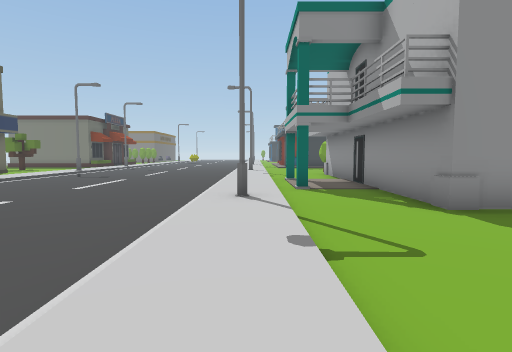
View 1 (above)

23 first-person views from a walk through a Unity game level. The camera is 1.5 m above the floor, tilts 4° down and sees 80° across. The floor is counted in squares, 2 m on a side. Each view is taken from the middle of a square. On the plan, view 1 faces up. The plan holds only what a view shows up to about 10 squares ahead; the rest is blank. The place goes on beyond the plan. The player is left out.

View 2
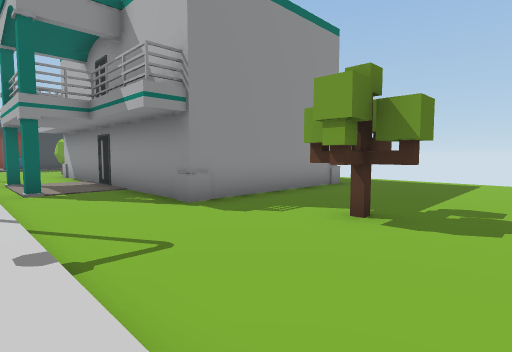

View 3
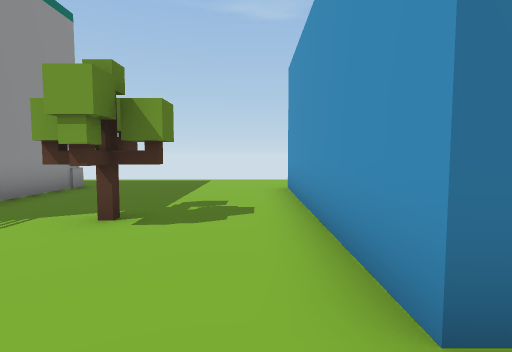

View 4
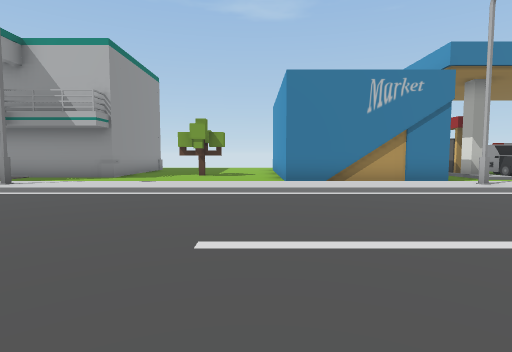

View 5
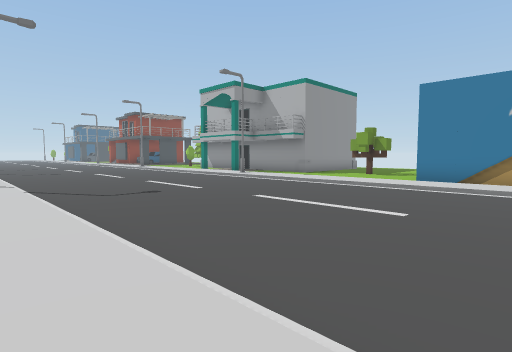

View 6
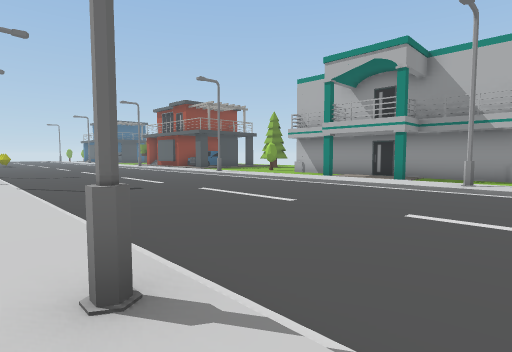

View 7
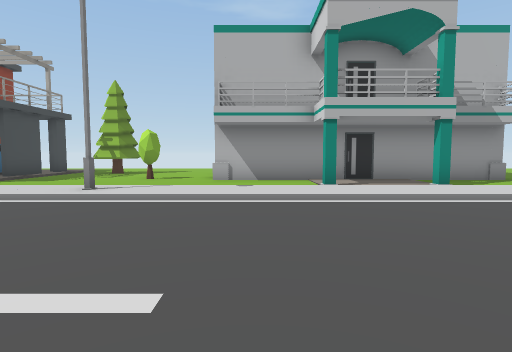

View 8
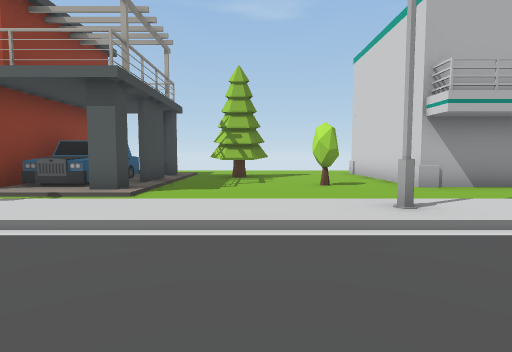

View 9
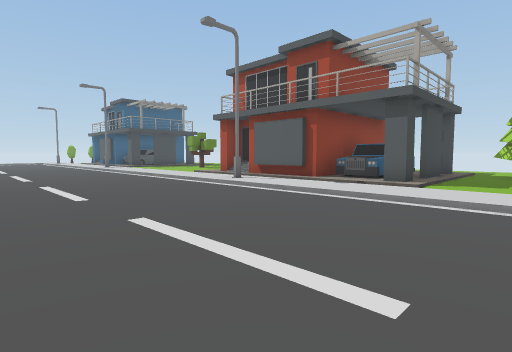

View 10
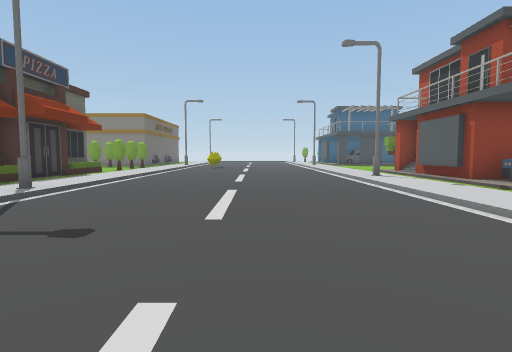

View 11
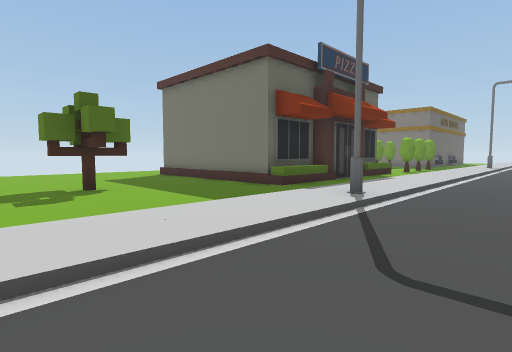

View 12
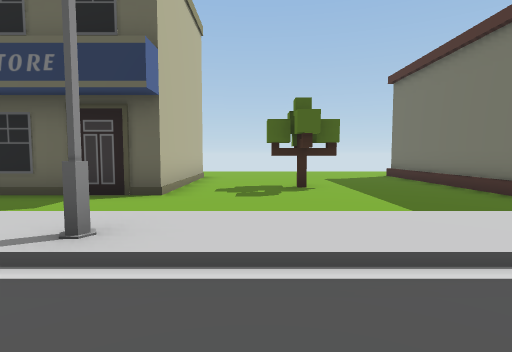

View 13
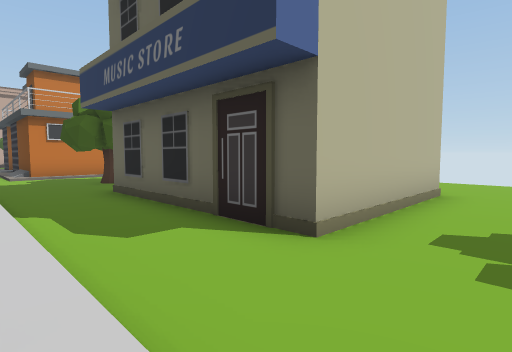

View 14
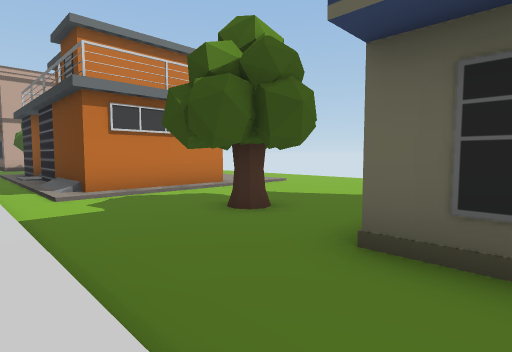

View 15
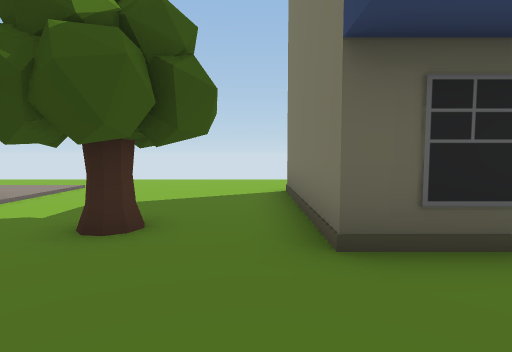

View 16
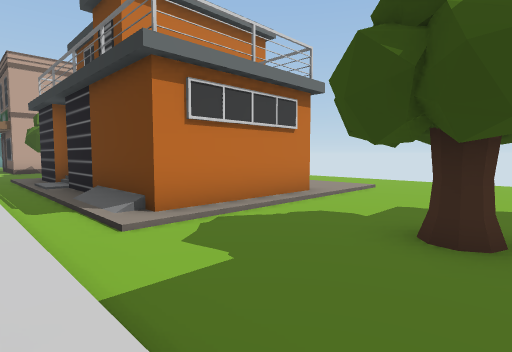

View 17
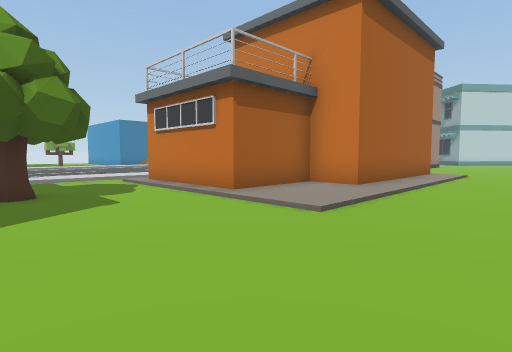

View 18
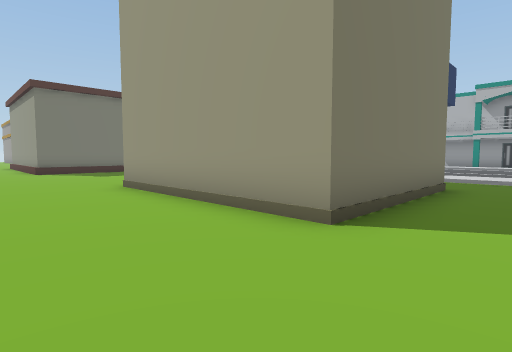

View 19
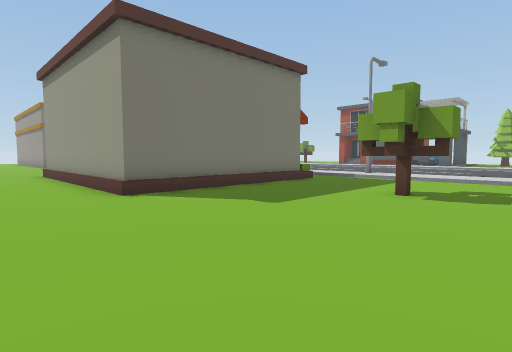

View 20
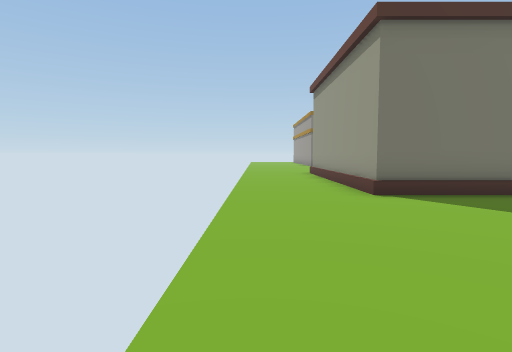

View 21
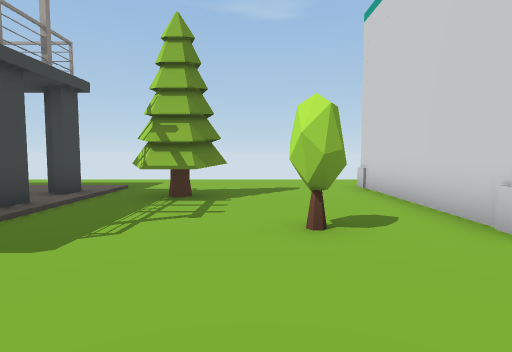

View 22
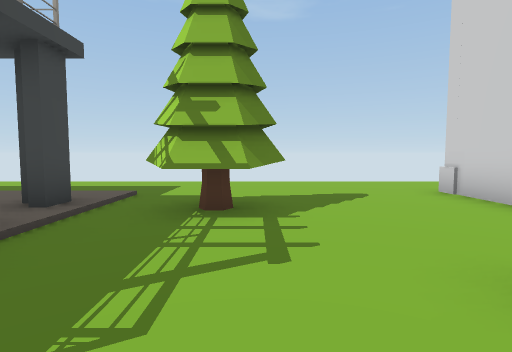

View 23
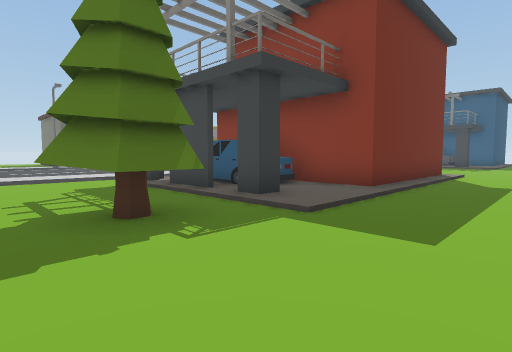

### Floor plan
Key: @ floor where view 1 was taken; # wall or solid block; . main floor; : floor 0.25 m higher than the main floor; / step, stairs or slope; T tree; C car; B building; O other object.
Columns run from 19 left of view 1 to 10 right of it. Each row starts with its distance up from view 1.
 25 ...B    B :/. ..../:      #..
 24 ...B    B.:/....../: #    #...
 23 ...B    B.:/....../#.#  ###...
 22 ...B   B/.:/....../:.:CC:::...
 21 ...BBBBB/.:/....../:.CCCC::...
 20 ..........:#....../:.#:###:...
 19 ..........:/....../:.//////...
 18 ..........:/....../:.....TT...
 17 ......T...:/....../:.....TT...
 16 ..........:/....../:..........
 15 ..........:#....../#..O.......
 14 ...#####..:/....../:..........
 13  ..#   #..:/....../:..######..
 12 ...#   #..:/....../:..#
 11 ...#   #..:/....../:..#
 10 ...#   #..:/....../:#.#
  9 ...#####..:/....../:..#
  8 ..........:/....../:#.#
  7 ..........:/....../:..#
  6 .......T..:#....../#..#
  5 ..........:/....../:..######..
  4 ..........:/....../:..........
  3 ../::####.:/....../:..........
  2 ../::#  #.:/....../:...T......
  1 ../::#  #.:/....../:..........
  0 ../:##  #.:/....../@..........
 -1  ./:#  ##.:/....../:.######...
 -2  ./:#  #/.:/....../: #
 -3  ./:#  ##.:/....../: #
 -4  ./:#   #.:/....../: #

Positions as (right, up) in squares from view 1, and headings:
1: (0, 0), facing up
2: (0, 0), facing up-right
3: (0, 0), facing right
4: (-7, 0), facing right
5: (-9, -4), facing up-right
6: (-9, 4), facing up-right
7: (-6, 12), facing right
8: (-4, 17), facing right
9: (-6, 17), facing up-right
10: (-4, 14), facing up
11: (-6, 15), facing up-left
12: (-6, 16), facing left
13: (-9, 16), facing down-left
14: (-9, 10), facing down-left
15: (-9, 8), facing left
16: (-9, 7), facing down-left
17: (-19, 7), facing down-right
18: (-19, 7), facing up-right
19: (-19, 15), facing up-right
20: (-19, 15), facing up
21: (0, 16), facing right
22: (2, 17), facing right
23: (10, 16), facing up-left
